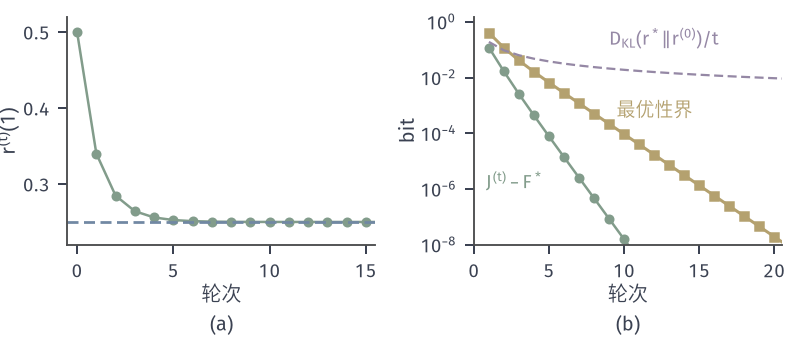

Source code (Python):
"""Blahut-Arimoto for Bern(0.3), Hamming, s=log2 9 (2^{-s}=1/9), start r=(1/2,1/2).
(a) output probability r^(t)(1) -> 0.25 (blue line). (b) J^(t)-F* (green), certified gap bound
max log2 c^(t) (yellow), and D(r*||r^(0))/t (purple dashed), log scale."""
from pathlib import Path
import sys
import math
HERE = Path(__file__).resolve().parent
sys.path.insert(0, str(HERE.parent/'rd-common'))
from common import *

px = np.array([.7, .3]); d = np.array([[0, 1], [1, 0.]]); s = math.log2(9)
H = blahut_arimoto(px, d, s, r0=[.5, .5], iters=25)
Fstar = float(rd_binary(.1))+s*.1
rstar = np.array([.75, .25]); r0 = np.array([.5, .5])
kl0 = float(np.sum(rstar*np.log2(rstar/r0)))
t = np.array([h['t'] for h in H])
fig, axs = figure(width_mm=112, height_mm=48, ncols=2)
panel(fig, left=.085, right=.985, top=.95, bottom=.28, wspace=.32)
ax = axs[0]
rs = [.5]+[h['r'][1] for h in H]
ax.plot(range(len(rs)), rs, 'o-', color=GREEN, ms=3, lw=1.0)
ax.axhline(.25, color=BLUE, lw=1.1, ls=DASH)
ax.set_xlim(-.5, 15.5); ax.set_ylim(.22, .52)
axlab(ax, '轮次', '$r^{(t)}(1)$')
ax = axs[1]
ax.semilogy(t, [h['J']-Fstar for h in H], 'o-', color=GREEN, ms=3, lw=1.0)
ax.semilogy(t, [h['gap'] for h in H], 's-', color=YELLOW, ms=3, lw=1.2)
ax.semilogy(t, kl0/t, color=PURPLE, lw=.9, ls=DASH)
lab(ax, 9, .14, '$D_{\\mathrm{KL}}(r^*\\Vert r^{(0)})/t$', PURPLE, ha='left')
lab(ax, 9.5, 4e-4, '最优性界', YELLOW, ha='left')
lab(ax, .8, 1e-6, '$J^{(t)}-F^*$', GREEN, ha='left')
ax.set_xlim(0, 20.5); ax.set_ylim(1e-8, 1.5)
axlab(ax, '轮次', 'bit')
tags(fig, axs)
save(fig, HERE, 'figure', {'Fstar': Fstar, 'kl0': kl0,
                          'rounds': [dict(t=h['t'], r1=float(h['r'][1]), J=h['J'], gap=h['gap'], I=h['I'], D=h['D']) for h in H[:8]]})
